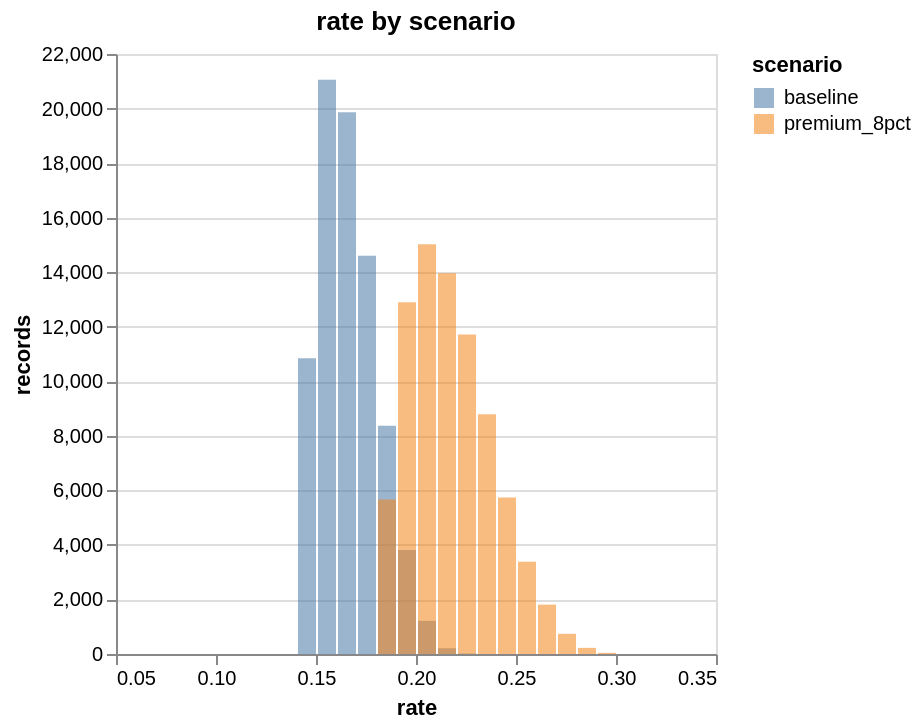
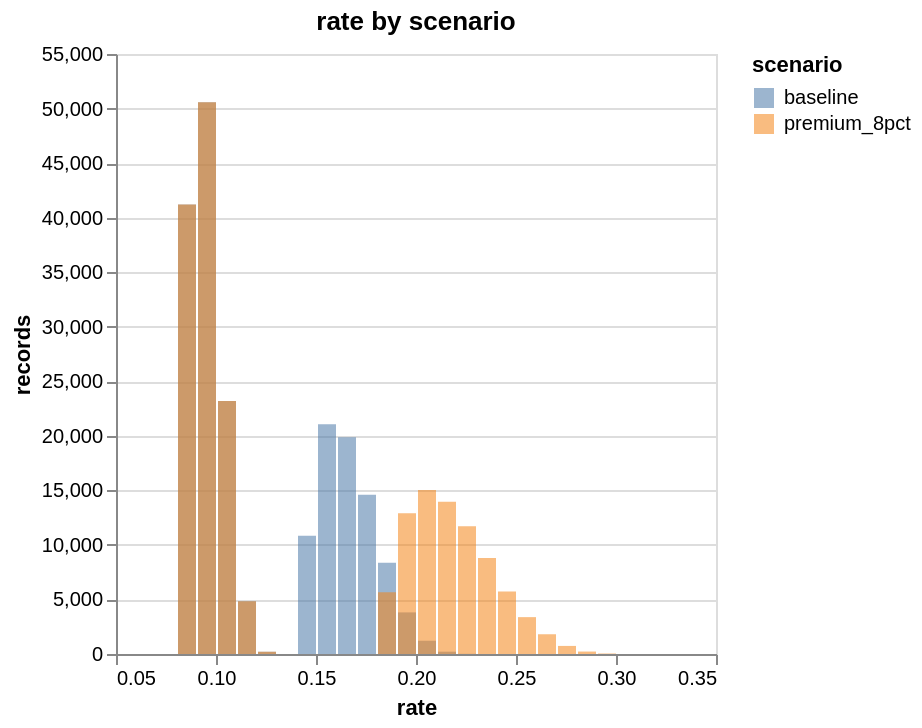

The notebook cell these images were saved under, in order:
### Code cell
RATE = dict(column="rate", range=(0.05, 0.35), bins=30)
result = (Experiment("where-metrics-attach", pipeline, loans, entry=ENTRY)
          .scenario("premium_8pct", params={"loans": {"pricing": {"unsecured": {"premium": 0.08}}}})
          .metric(
              # global
              Divergence(column="approved"),
              Describe(column="payment"),
              # a step
              Histogram(name="rate_before_pricing", nodes="loans/rate", **RATE),
              # a step inside a branch arm, and the branch's condition
              Histogram(name="rate_unsecured_arm", nodes="loans/pricing/unsecured", **RATE),
              ValueCounts(name="secured", column="is_secured", nodes="loans/pricing/is_secured"),
              # the branch itself, and records' paths through it
              Histogram(name="rate_after_pricing", nodes="loans/pricing", **RATE),
              BranchFlows(outcome="approved"),
          )
          .plot(Distribution(metric="rate_before_pricing"), Distribution(metric="rate_unsecured_arm"),
                Distribution(metric="rate_after_pricing"), Ranges(metric="describe"),
                Sankey(name="flows_baseline", metric="branch_flows"),
                Sankey(name="flows_premium_8pct", metric="branch_flows", scenario="premium_8pct"))
          .run())
result.plots["rate_unsecured_arm"].show()
result.plots["rate_after_pricing"].show()

### Figure 1 — Vega-Lite specification as saved in the notebook (floating-point values rounded to 4 significant figures)
{"config": {"view": {"continuousWidth": 300, "continuousHeight": 300}}, "data": {"name": "data-bff8fc35b4ebb6c840099e4d9ace90bb"}, "mark": {"type": "bar"}, "encoding": {"color": {"field": "scenario", "type": "nominal"}, "opacity": {"condition": {"param": "param_366548e304bb77de", "value": 0.55}, "value": 0.05}, "tooltip": [{"field": "scenario", "type": "nominal"}, {"field": "start", "format": ".4g", "type": "quantitative"}, {"field": "end", "format": ".4g", "type": "quantitative"}, {"field": "records", "type": "quantitative"}], "x": {"bin": "binned", "field": "start", "title": "rate", "type": "quantitative"}, "x2": {"field": "end"}, "y": {"field": "records", "stack": null, "type": "quantitative"}}, "params": [{"name": "param_366548e304bb77de", "select": {"type": "point", "fields": ["scenario"]}, "bind": "legend"}], "title": "rate by scenario", "$schema": "https://vega.github.io/schema/vega-lite/v6.4.1.json", "datasets": {"data-bff8fc35b4ebb6c840099e4d9ace90bb": [{"scenario": "baseline", "start": 0.05, "end": 0.06, "records": 0}, {"scenario": "baseline", "start": 0.06, "end": 0.07, "records": 0}, {"scenario": "baseline", "start": 0.07, "end": 0.08, "records": 0}, {"scenario": "baseline", "start": 0.08, "end": 0.09, "records": 0}, {"scenario": "baseline", "start": 0.09, "end": 0.1, "records": 0}, {"scenario": "baseline", "start": 0.1, "end": 0.11, "records": 0}, {"scenario": "baseline", "start": 0.11, "end": 0.12, "records": 0}, {"scenario": "baseline", "start": 0.12, "end": 0.13, "records": 0}, {"scenario": "baseline", "start": 0.13, "end": 0.14, "records": 0}, {"scenario": "baseline", "start": 0.14, "end": 0.15, "records": 10841}, {"scenario": "baseline", "start": 0.15, "end": 0.16, "records": 21059}, {"scenario": "baseline", "start": 0.16, "end": 0.17, "records": 19866}, {"scenario": "baseline", "start": 0.17, "end": 0.18, "records": 14607}, {"scenario": "baseline", "start": 0.18, "end": 0.19, "records": 8368}, {"scenario": "baseline", "start": 0.19, "end": 0.2, "records": 3814}, {"scenario": "baseline", "start": 0.2, "end": 0.21, "records": 1215}, {"scenario": "baseline", "start": 0.21, "end": 0.22, "records": 211}, {"scenario": "baseline", "start": 0.22, "end": 0.23, "records": 16}, {"scenario": "baseline", "start": 0.23, "end": 0.24, "records": 0}, {"scenario": "baseline", "start": 0.24, "end": 0.25, "records": 0}, {"scenario": "baseline", "start": 0.25, "end": 0.26, "records": 0}, {"scenario": "baseline", "start": 0.26, "end": 0.27, "records": 0}, {"scenario": "baseline", "start": 0.27, "end": 0.28, "records": 0}, {"scenario": "baseline", "start": 0.28, "end": 0.29, "records": 0}, {"scenario": "baseline", "start": 0.29, "end": 0.3, "records": 0}, {"scenario": "baseline", "start": 0.3, "end": 0.31, "records": 0}, {"scenario": "baseline", "start": 0.31, "end": 0.32, "records": 0}, {"scenario": "baseline", "start": 0.32, "end": 0.33, "records": 0}, {"scenario": "baseline", "start": 0.33, "end": 0.34, "records": 0}, {"scenario": "baseline", "start": 0.34, "end": 0.35, "records": 0}, {"scenario": "premium_8pct", "start": 0.05, "end": 0.06, "records": 0}, {"scenario": "premium_8pct", "start": 0.06, "end": 0.07, "records": 0}, {"scenario": "premium_8pct", "start": 0.07, "end": 0.08, "records": 0}, {"scenario": "premium_8pct", "start": 0.08, "end": 0.09, "records": 0}, {"scenario": "premium_8pct", "start": 0.09, "end": 0.1, "records": 0}, {"scenario": "premium_8pct", "start": 0.1, "end": 0.11, "records": 0}, {"scenario": "premium_8pct", "start": 0.11, "end": 0.12, "records": 0}, {"scenario": "premium_8pct", "start": 0.12, "end": 0.13, "records": 0}, {"scenario": "premium_8pct", "start": 0.13, "end": 0.14, "records": 0}, {"scenario": "premium_8pct", "start": 0.14, "end": 0.15, "records": 0}, {"scenario": "premium_8pct", "start": 0.15, "end": 0.16, "records": 0}, {"scenario": "premium_8pct", "start": 0.16, "end": 0.17, "records": 0}, {"scenario": "premium_8pct", "start": 0.17, "end": 0.18, "records": 0}, {"scenario": "premium_8pct", "start": 0.18, "end": 0.19, "records": 5669}, {"scenario": "premium_8pct", "start": 0.19, "end": 0.2, "records": 12901}, {"scenario": "premium_8pct", "start": 0.2, "end": 0.21, "records": 15024}, {"scenario": "premium_8pct", "start": 0.21, "end": 0.22, "records": 13957}, {"scenario": "premium_8pct", "start": 0.22, "end": 0.23, "records": 11718}, {"scenario": "premium_8pct", "start": 0.23, "end": 0.24, "records": 8789}, {"scenario": "premium_8pct", "start": 0.24, "end": 0.25, "records": 5740}, {"scenario": "premium_8pct", "start": 0.25, "end": 0.26, "records": 3380}, {"scenario": "premium_8pct", "start": 0.26, "end": 0.27, "records": 1810}, {"scenario": "premium_8pct", "start": 0.27, "end": 0.28, "records": 740}, {"scenario": "premium_8pct", "start": 0.28, "end": 0.29, "records": 224}, {"scenario": "premium_8pct", "start": 0.29, "end": 0.3, "records": 44}, {"scenario": "premium_8pct", "start": 0.3, "end": 0.31, "records": 1}, {"scenario": "premium_8pct", "start": 0.31, "end": 0.32, "records": 0}, {"scenario": "premium_8pct", "start": 0.32, "end": 0.33, "records": 0}, {"scenario": "premium_8pct", "start": 0.33, "end": 0.34, "records": 0}, {"scenario": "premium_8pct", "start": 0.34, "end": 0.35, "records": 0}]}}

### Figure 2 — Vega-Lite specification as saved in the notebook (floating-point values rounded to 4 significant figures)
{"config": {"view": {"continuousWidth": 300, "continuousHeight": 300}}, "data": {"name": "data-2739d9f1862597624b6553feef210542"}, "mark": {"type": "bar"}, "encoding": {"color": {"field": "scenario", "type": "nominal"}, "opacity": {"condition": {"param": "param_366548e304bb77de", "value": 0.55}, "value": 0.05}, "tooltip": [{"field": "scenario", "type": "nominal"}, {"field": "start", "format": ".4g", "type": "quantitative"}, {"field": "end", "format": ".4g", "type": "quantitative"}, {"field": "records", "type": "quantitative"}], "x": {"bin": "binned", "field": "start", "title": "rate", "type": "quantitative"}, "x2": {"field": "end"}, "y": {"field": "records", "stack": null, "type": "quantitative"}}, "params": [{"name": "param_366548e304bb77de", "select": {"type": "point", "fields": ["scenario"]}, "bind": "legend"}], "title": "rate by scenario", "$schema": "https://vega.github.io/schema/vega-lite/v6.4.1.json", "datasets": {"data-2739d9f1862597624b6553feef210542": [{"scenario": "baseline", "start": 0.05, "end": 0.06, "records": 0}, {"scenario": "baseline", "start": 0.06, "end": 0.07, "records": 0}, {"scenario": "baseline", "start": 0.07, "end": 0.08, "records": 0}, {"scenario": "baseline", "start": 0.08, "end": 0.09, "records": 41194}, {"scenario": "baseline", "start": 0.09, "end": 0.1, "records": 50577}, {"scenario": "baseline", "start": 0.1, "end": 0.11, "records": 23193}, {"scenario": "baseline", "start": 0.11, "end": 0.12, "records": 4833}, {"scenario": "baseline", "start": 0.12, "end": 0.13, "records": 206}, {"scenario": "baseline", "start": 0.13, "end": 0.14, "records": 0}, {"scenario": "baseline", "start": 0.14, "end": 0.15, "records": 10841}, {"scenario": "baseline", "start": 0.15, "end": 0.16, "records": 21059}, {"scenario": "baseline", "start": 0.16, "end": 0.17, "records": 19866}, {"scenario": "baseline", "start": 0.17, "end": 0.18, "records": 14607}, {"scenario": "baseline", "start": 0.18, "end": 0.19, "records": 8368}, {"scenario": "baseline", "start": 0.19, "end": 0.2, "records": 3814}, {"scenario": "baseline", "start": 0.2, "end": 0.21, "records": 1215}, {"scenario": "baseline", "start": 0.21, "end": 0.22, "records": 211}, {"scenario": "baseline", "start": 0.22, "end": 0.23, "records": 16}, {"scenario": "baseline", "start": 0.23, "end": 0.24, "records": 0}, {"scenario": "baseline", "start": 0.24, "end": 0.25, "records": 0}, {"scenario": "baseline", "start": 0.25, "end": 0.26, "records": 0}, {"scenario": "baseline", "start": 0.26, "end": 0.27, "records": 0}, {"scenario": "baseline", "start": 0.27, "end": 0.28, "records": 0}, {"scenario": "baseline", "start": 0.28, "end": 0.29, "records": 0}, {"scenario": "baseline", "start": 0.29, "end": 0.3, "records": 0}, {"scenario": "baseline", "start": 0.3, "end": 0.31, "records": 0}, {"scenario": "baseline", "start": 0.31, "end": 0.32, "records": 0}, {"scenario": "baseline", "start": 0.32, "end": 0.33, "records": 0}, {"scenario": "baseline", "start": 0.33, "end": 0.34, "records": 0}, {"scenario": "baseline", "start": 0.34, "end": 0.35, "records": 0}, {"scenario": "premium_8pct", "start": 0.05, "end": 0.06, "records": 0}, {"scenario": "premium_8pct", "start": 0.06, "end": 0.07, "records": 0}, {"scenario": "premium_8pct", "start": 0.07, "end": 0.08, "records": 0}, {"scenario": "premium_8pct", "start": 0.08, "end": 0.09, "records": 41194}, {"scenario": "premium_8pct", "start": 0.09, "end": 0.1, "records": 50577}, {"scenario": "premium_8pct", "start": 0.1, "end": 0.11, "records": 23193}, {"scenario": "premium_8pct", "start": 0.11, "end": 0.12, "records": 4833}, {"scenario": "premium_8pct", "start": 0.12, "end": 0.13, "records": 206}, {"scenario": "premium_8pct", "start": 0.13, "end": 0.14, "records": 0}, {"scenario": "premium_8pct", "start": 0.14, "end": 0.15, "records": 0}, {"scenario": "premium_8pct", "start": 0.15, "end": 0.16, "records": 0}, {"scenario": "premium_8pct", "start": 0.16, "end": 0.17, "records": 0}, {"scenario": "premium_8pct", "start": 0.17, "end": 0.18, "records": 0}, {"scenario": "premium_8pct", "start": 0.18, "end": 0.19, "records": 5669}, {"scenario": "premium_8pct", "start": 0.19, "end": 0.2, "records": 12901}, {"scenario": "premium_8pct", "start": 0.2, "end": 0.21, "records": 15024}, {"scenario": "premium_8pct", "start": 0.21, "end": 0.22, "records": 13957}, {"scenario": "premium_8pct", "start": 0.22, "end": 0.23, "records": 11718}, {"scenario": "premium_8pct", "start": 0.23, "end": 0.24, "records": 8789}, {"scenario": "premium_8pct", "start": 0.24, "end": 0.25, "records": 5740}, {"scenario": "premium_8pct", "start": 0.25, "end": 0.26, "records": 3380}, {"scenario": "premium_8pct", "start": 0.26, "end": 0.27, "records": 1810}, {"scenario": "premium_8pct", "start": 0.27, "end": 0.28, "records": 740}, {"scenario": "premium_8pct", "start": 0.28, "end": 0.29, "records": 224}, {"scenario": "premium_8pct", "start": 0.29, "end": 0.3, "records": 44}, {"scenario": "premium_8pct", "start": 0.3, "end": 0.31, "records": 1}, {"scenario": "premium_8pct", "start": 0.31, "end": 0.32, "records": 0}, {"scenario": "premium_8pct", "start": 0.32, "end": 0.33, "records": 0}, {"scenario": "premium_8pct", "start": 0.33, "end": 0.34, "records": 0}, {"scenario": "premium_8pct", "start": 0.34, "end": 0.35, "records": 0}]}}
